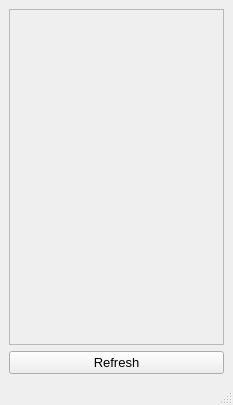
<?xml version="1.0" encoding="UTF-8"?>
<ui version="4.0">
 <class>MainWindow</class>
 <widget class="QMainWindow" name="MainWindow">
  <property name="geometry">
   <rect>
    <x>0</x>
    <y>0</y>
    <width>233</width>
    <height>405</height>
   </rect>
  </property>
  <property name="windowTitle">
   <string>Pass Info</string>
  </property>
  <widget class="QWidget" name="centralwidget">
   <layout class="QVBoxLayout" name="verticalLayout">
    <item>
     <widget class="QScrollArea" name="scrollArea">
      <property name="widgetResizable">
       <bool>true</bool>
      </property>
      <widget class="QWidget" name="scrollAreaWidgetContents">
       <property name="geometry">
        <rect>
         <x>0</x>
         <y>0</y>
         <width>213</width>
         <height>311</height>
        </rect>
       </property>
       <layout class="QVBoxLayout" name="verticalLayout_4">
        <property name="spacing">
         <number>0</number>
        </property>
        <property name="margin">
         <number>0</number>
        </property>
        <item>
         <layout class="QVBoxLayout" name="elementsLayout">
          <property name="spacing">
           <number>9</number>
          </property>
          <property name="margin">
           <number>9</number>
          </property>
         </layout>
        </item>
        <item>
         <layout class="QVBoxLayout" name="verticalLayout_3">
          <item>
           <spacer name="verticalSpacer">
            <property name="orientation">
             <enum>Qt::Vertical</enum>
            </property>
            <property name="sizeHint" stdset="0">
             <size>
              <width>20</width>
              <height>40</height>
             </size>
            </property>
           </spacer>
          </item>
         </layout>
        </item>
       </layout>
      </widget>
     </widget>
    </item>
    <item>
     <widget class="QPushButton" name="refreshButton">
      <property name="minimumSize">
       <size>
        <width>0</width>
        <height>0</height>
       </size>
      </property>
      <property name="font">
       <font>
        <pointsize>10</pointsize>
       </font>
      </property>
      <property name="text">
       <string>Refresh</string>
      </property>
     </widget>
    </item>
   </layout>
  </widget>
  <widget class="QMenuBar" name="menubar">
   <property name="geometry">
    <rect>
     <x>0</x>
     <y>0</y>
     <width>233</width>
     <height>22</height>
    </rect>
   </property>
  </widget>
  <widget class="QStatusBar" name="statusbar"/>
 </widget>
 <resources/>
 <connections/>
</ui>
